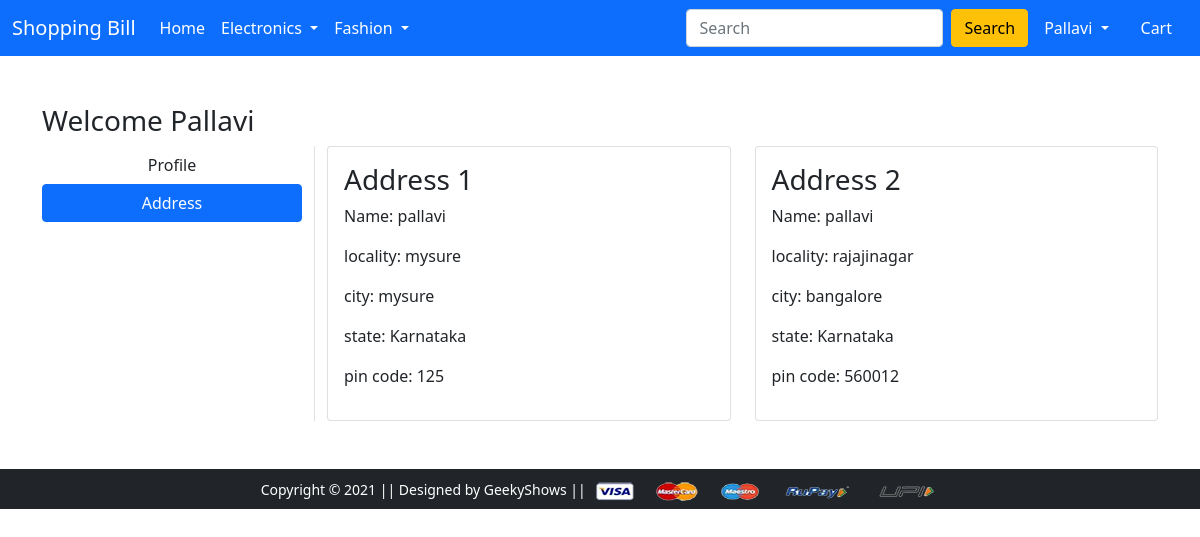
The app's page /address/ (signed in) with its own data.
### app1/models.py (models this page shows, shortened)
class Customer(models.Model):
    user = models.ForeignKey(User, on_delete=models.CASCADE)
    name = models.CharField(max_length=200)
    locality = models.CharField(max_length=200)
    city = models.CharField(max_length=50)
    zipcode = models.IntegerField()
    state = models.CharField(choices=STATE_CHOICES, max_length=50)

### app1/views.py (the view)
# urls.py: path('address/', views.address, name='address'),
def address(request):
    add = Customer.objects.filter(user=request.user) #if you want current user use request.user
    return render(request, 'app1/address.html', {'add':add, 'active':'btn-primary'})

### app1/templates/app1/address.html (shortened to what this page needs)
{% extends 'app1/base.html' %}
{% load static %}
{% block main-content %}
<div class="container my-5">
 <div class="row">
 <h3>Welcome {{request.user.username|capfirst}}</h3>
  <div class="col-sm-3 border-end">
   <ul class="list-unstyled">
    <li class="d-grid"><a href="{% url 'profile' %}" class="btn">Profile</a></li>
    <li class="d-grid"><a href="{% url 'address' %}" class="btn {{active}}">Address</a></li>
   </ul>
  </div>
  <div class="col-sm-9">
   <div class="row">
       {% for ad in add %}
    <div class="col-sm-6">
     <div class="card">
      <div class="card-body">
       <h3>Address {{forloop.counter}}</h3>
       <p>Name: {{ad.name}} </p>
       <p>locality: {{ad.locality}} </p>
       <p>city: {{ad.city}} </p>
       <p>state: {{ad.state}} </p>
       <p>pin code: {{ad.zipcode}} </p>
      </div>
     </div>
    </div>
    {% endfor %}
   </div>
  </div>
 </div>
</div>
{% endblock main-content %}

### app1/templates/app1/base.html (shortened to what this page needs)
<!DOCTYPE html>
<html lang="en">
    {% load static %}
<head>
    <link rel="stylesheet" href="{% static 'app1/css/owl.carousel.min.css' %}">
    <link rel="stylesheet" href="{% static 'app1/css/fontawesome.min.css' %}">
    <link rel="stylesheet" href="{% static 'app1/css/bootstrap.min.css' %}">
    <link rel="stylesheet" href="{% static 'app1/css/base.css' %}">
</head>
<body>
<nav class="navbar navbar-expand-lg navbar-dark bg-primary">
    <div class="container-fluid">
      <a class="navbar-brand" href="/">Shopping Bill</a>
      <div class="collapse navbar-collapse" id="navbarSupportedContent">
        <ul class="navbar-nav me-auto mb-2 mb-lg-0">
          <li class="nav-item">
            <a class="nav-link active" aria-current="page" href="/">Home</a>
          </li>
          <li class="nav-item dropdown">
            <a class="nav-link dropdown-toggle text-white" href="#" id="electronicsDropdown" role="button" data-bs-toggle="dropdown" aria-expanded="false">
              Electronics
            </a>
          </li>
          <li class="nav-item dropdown">
            <a class="nav-link dropdown-toggle text-white" href="#" id="fashionDropdown" role="button" data-bs-toggle="dropdown" aria-expanded="false">
              Fashion
            </a>
          </li>
        </ul>
        <form class="d-flex">
          <input class="form-control me-2" type="search" placeholder="Search" aria-label="Search">
          <button class="btn btn-warning" type="submit">Search</button>
        </form>
        <div>
         <ul class="navbar-nav me-auto mb-2 mb-lg-0">
             {% if request.user.is_authenticated %}
          <li class="nav-item dropdown mx-2">
             <a class="nav-link dropdown-toggle text-white" href="#" id="profileDropdown" role="button" data-bs-toggle="dropdown" aria-expanded="false">
              {{request.user.username|capfirst}}
             </a>
           </li>
           <li class="nav-item mx-2">
            <a href="{% url 'showcart' %}" class="nav-link text-white"> Cart </a>
           </li>
           {% endif %}
         </ul>
        </div>
      </div>
    </div>
   </nav>
{% block main-content %} {% endblock main-content %}
<footer class="container-fluid bg-dark text-center p-2 mt-5">
    <small class="text-white">Copyright &copy; 2021 || Designed by GeekyShows || </small>
    <img src="{% static 'app1/images/payment.png' %}" alt="" srcset="" class="img-fluid" height="2px">
</footer>
</body>
</html>

### records on screen
Customer: name "pallavi", locality "mysure", city "mysure", state "Karnataka", zipcode "125"
Customer: name "pallavi", locality "rajajinagar", city "bangalore", state "Karnataka", zipcode "560012"

### other values on screen
{{ request.user.username|capfirst }} "Pallavi"
